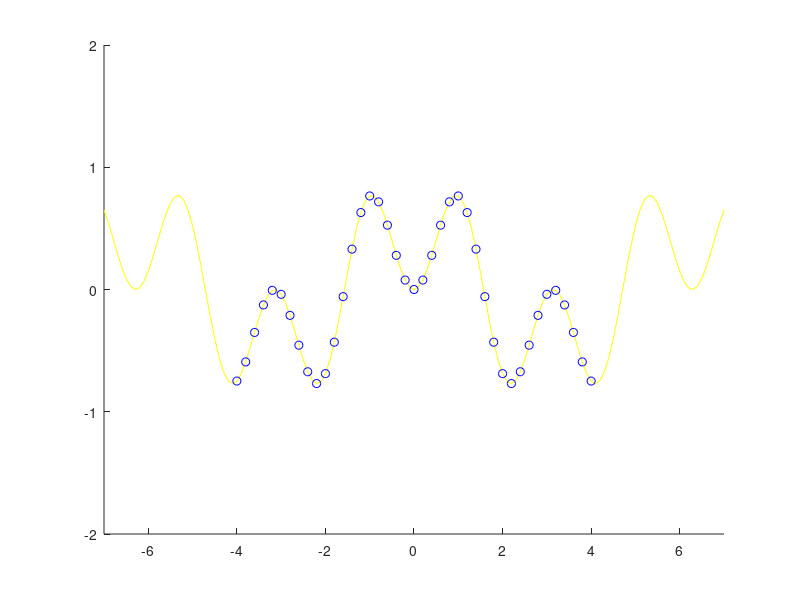

This chart was generated by the following MATLAB code: (Note: this script raises an error after producing the figure.)

clear all
close all

E=[-4:0.2:4];    			
Sal=sin(E).*sin(2*E);

Nocultas=9;

PO=rand(2,Nocultas);
PS=rand(Nocultas+1,1);

figure(1)
axis([-7,7,-2,2]);hold;
X=[-7:0.1:7];
Y=sin(X).*sin(2*X);
plot(X,Y,'y');
plot(E,Sal,'bo')
[fila,columna]=size(E);

iter=0;
epoch=10000;
Error=10;
ti=clock;
P=0;
Q=0;
while Error>0.01 && iter < epoch
     Error=0;
     iter=iter+1;
	 for j=1:1:columna
           [WSalida,WOcultos,S]=delta2c(E(j),Sal(j),PS,PO,0.03,'tanh');
           PS=WSalida;
           PO=WOcultos;
           Error=Error+ ( Sal(j) - S )^2;
      end
      MError(iter)=Error/2;
        
        if rem(iter,500)==0   %pintamos
           plot(P,Q,'w')
           disp(iter)
           Error
           P=[-7:0.1:7]; 
           [fila,col]=size(P);
           for i=1:1:col
               Sh=[P(i),1]*WOcultos;
	           Yh=tanh(Sh);
	           Yh=[Yh,1];
	           So=Yh*WSalida;
               Q(i)=So;
            end
            plot(P,Q,'r')
            pause(0.3)
        end
end

tf=clock;
MTiempo=[1:1:iter];

hold off
disp('Error cometido')
disp(Error)
disp('Tiempo de entrenamiento')
disp(etime(tf,ti))
figure(2);
plot(MTiempo,MError,'r');
hold;
ylabel('Error');
xlabel('Epoch');
hold off;	


